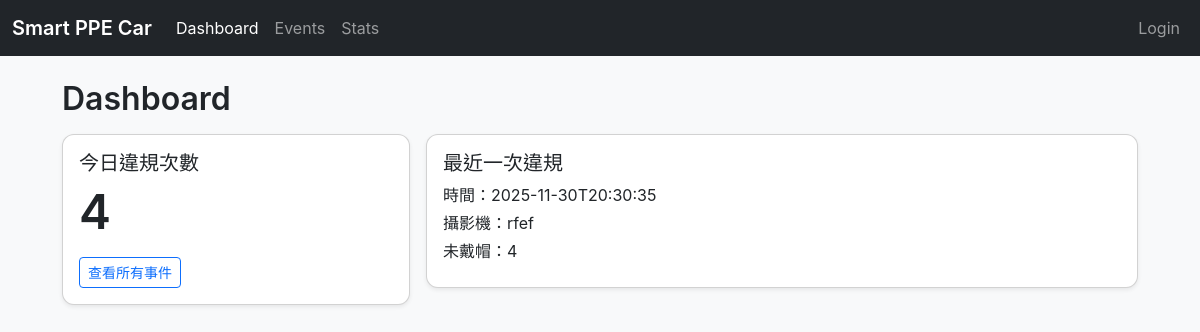
The page / on the database its author committed.
### tables this page shows
CREATE TABLE events (
            id INTEGER PRIMARY KEY AUTOINCREMENT,
            timestamp TEXT NOT NULL,
            camera_id TEXT,
            status TEXT,
            num_people INTEGER,
            num_no_helmet INTEGER,
            image_url TEXT
        );

### server/app.py (the view)
@app.route("/")
def index():
    events = fetch_events()
    today_str = date.today().isoformat()
    today_count = sum(
        1
        for e in events
        if e["status"] == "unsafe" and e["timestamp"].startswith(today_str)
    )
    last_event = events[0] if events else None
    return render_template(
        "dashboard.html",
        today_count=today_count,
        last_event=last_event,
    )

### server/app.py (called while the page is built)
def get_db_connection():
    conn = sqlite3.connect(DB_PATH)
    conn.row_factory = sqlite3.Row
    return conn

def fetch_events():
    conn = get_db_connection()
    cur = conn.cursor()
    cur.execute(
        """
        SELECT id, timestamp, camera_id, status,
               num_people, num_no_helmet, image_url
        FROM events
        ORDER BY datetime(timestamp) DESC
        """
    )
    rows = cur.fetchall()
    conn.close()
    events = [
        {
            "id": r["id"],
            "timestamp": r["timestamp"],
            "camera_id": r["camera_id"],
            "status": r["status"],
            "num_people": r["num_people"],
            "num_no_helmet": r["num_no_helmet"],
            "image_url": r["image_url"],
        }
        for r in rows
    ]
    return events

### server/templates/dashboard.html (shortened to what this page needs)
{% extends "base.html" %}
{% block content %}
<h2 class="mb-3">Dashboard</h2>
<div class="row g-3">
  <div class="col-md-4">
    <div class="card shadow-sm">
      <div class="card-body">
        <h5 class="card-title">今日違規次數</h5>
        <p class="display-5">{{ today_count }}</p>
        <a href="{{ url_for('events_page') }}" class="btn btn-outline-primary btn-sm">查看所有事件</a>
      </div>
    </div>
  </div>
  <div class="col-md-8">
    <div class="card shadow-sm">
      <div class="card-body">
        <h5 class="card-title">最近一次違規</h5>
        {% if last_event %}
          <p class="mb-1">時間：{{ last_event.timestamp }}</p>
          <p class="mb-1">攝影機：{{ last_event.camera_id or '-' }}</p>
          <p class="mb-2">未戴帽：{{ last_event.num_no_helmet }}</p>
        {% else %}
          <p>目前沒有任何違規事件 🎉</p>
        {% endif %}
      </div>
    </div>
  </div>
</div>
{% endblock %}

### server/static/css/style.css (style rules this page uses)
body { font-family: -apple-system, BlinkMacSystemFont, "Segoe UI", Roboto, "Noto Sans TC", "Helvetica Neue", Arial, "Noto Sans", sans-serif; }
.card { border-radius: 0.75rem; box-shadow: 0 4px 12px rgba(0, 0, 0, 0.08); }
.display-5 { font-weight: 600; }
h2 { font-weight: 600; }

### rows shown on the page
events: timestamp "2025-11-30T20:30:35", camera "rfef", num_no_helmet "4"

### other values the page prints
{{ today_count }} "4"
